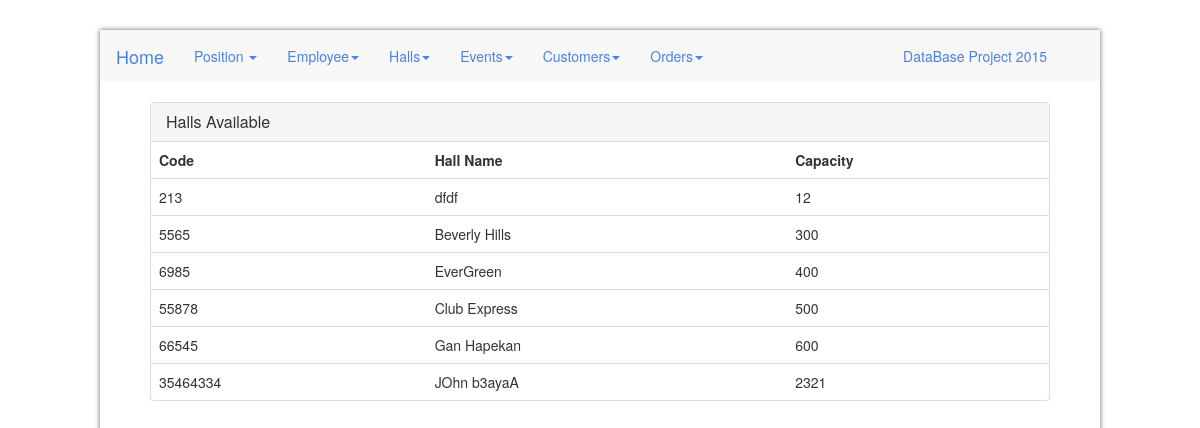
The app's page /view/show_halls.php with its own data.
### tables this page shows
CREATE TABLE IF NOT EXISTS `hall` (
  `code` int(11) NOT NULL,
  `name` varchar(45) DEFAULT NULL,
  `capacity` int(11) DEFAULT NULL
);

### view/show_halls.php (the view, shortened to what this page needs)
<!DOCTYPE html>
<head xmlns="http://www.w3.org/1999/html">
    <link rel="stylesheet" type="text/css" href="../css/bootstrap.css">
    <link rel="stylesheet" type="text/css" href="../css/style.css">
</head>
<body>
<div id=wrapper>
    <div id=header>
        <div class="navbar navbar-default">
            <div class="navbar-header">
                <a class="navbar-brand" href="index.php">Home</a>
            </div>
            <div class="navbar-collapse collapse navbar-responsive-collapse">
                <ul class="nav navbar-nav">
                    <li class="dropdown">
                        <a href="show_positions.php" class="dropdown-toggle" data-toggle="dropdown">Position <b class="caret"></b></a>
                    </li>
                    <li class="dropdown">
                        <a href="show_positions.php" class="dropdown-toggle" data-toggle="dropdown">Employee<b class="caret"></b></a>
                    </li>
                    <li class="dropdown">
                        <a href="show_positions.php" class="dropdown-toggle" data-toggle="dropdown">Halls<b class="caret"></b></a>
                    </li>
                    <li class="dropdown">
                        <a href="show_positions.php" class="dropdown-toggle" data-toggle="dropdown">Events<b class="caret"></b></a>
                    </li>
                    <li class="dropdown">
                        <a href="show_positions.php" class="dropdown-toggle" data-toggle="dropdown">Customers<b class="caret"></b></a>
                    </li>
                    <li class="dropdown">
                        <a  href="show_positions.php" class="dropdown-toggle" data-toggle="dropdown">Orders<b class="caret"></b></a>
                    </li>
                    <li id="side_title"><a disable="disabled" href="#">DataBase Project 2015</a></li>
                </ul>
            </div>
        </div>
    </div>
    <main>
        <div class="panel panel-default data-content">
            <div class="panel-heading">
                <h3 class="panel-title">Halls Available</h3>
            </div>
            <table class="table">
                <tr>
                    <th>Code</th>
                    <th>Hall Name</th>
                    <th>Capacity</th>
                </tr>
                <?php
                $servername = "localhost";
                $username = "apple";
                $password = "pie";
                $dbname = "mydb";
                $conn = mysqli_connect($servername, $username, $password, $dbname);
                $sql = "SELECT * FROM hall";
                $result = mysqli_query($conn, $sql);
                if (mysqli_num_rows($result) > 0) {
                    while ($row = mysqli_fetch_assoc($result)) {
                        echo "<td>" . $row["code"] . "</td>" .
                            "<td>" . $row["name"] . "</td>" .
                            "<td>" .$row["capacity"]. "</td>" .
                            "</tr>";
                    }
                }
                else {
                    echo "0 results";
                }
                ?>
            </table>
        </div>
    </main>
</div>
</body>
</html>

### css/style.css (style rules this page uses)
#wrapper { position:relative; max-width : 1000px; min-height: 510px; margin : auto; margin-top:30px; -webkit-box-shadow: 0 0 5px rgba(0, 0, 0, 0.6); -moz-box-shadow: 0 0 5px rgba(0, 0, 0, 0.6); box-shadow: 0 0 5px rgba(0, 0, 0, 0.6); }
main { height:100%; overflow:auto ; }
.data-content { position:relative; margin:auto; width:900px; }
#side_title { margin-left:170px ; color:#4582EC; text-align: center; }

### records on screen
hall: code "213", name "dfdf", capacity "12"
hall: code "5565", name "Beverly Hills", capacity "300"
hall: code "6985", name "EverGreen", capacity "400"
hall: code "55878", name "Club Express", capacity "500"
hall: code "66545", name "Gan Hapekan", capacity "600"
hall: code "35464334", name "JOhn b3ayaA", capacity "2321"
